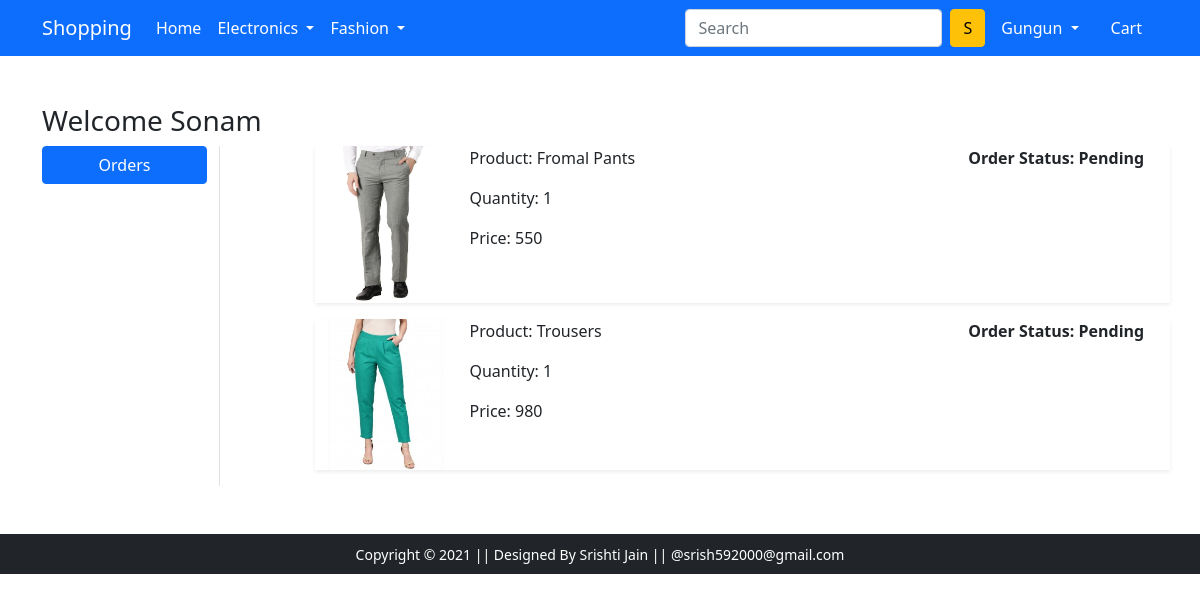
The page /orders/ (signed in) on the database its author committed.
### app/models.py (models this page shows, shortened)
class OrderedPlaced(models.Model):
    user = models.ForeignKey(User, on_delete=models.CASCADE)
    product = models.ForeignKey(Product, on_delete=models.CASCADE)
    customer = models.ForeignKey(Customer, on_delete=models.CASCADE)
    quantity = models.PositiveBigIntegerField(default=1)
    ordered_date = models.DateTimeField(auto_now_add=True)
    status = models.CharField(choices= STATUS_CHOICES, max_length=10,  default='Pending')
    @property
    def total_cost(self):
       return self.quantity * self.product.discount_price

class Product(models.Model):
    title = models.CharField(max_length=50)
    selling_price= models.IntegerField()
    discount_price= models.IntegerField()
    description = models.CharField(max_length=500)
    category = models.CharField(choices=CATEGORY_CHOICES , max_length=50)
    brand = models.CharField(max_length=100 , null=True)
    product_image = models.ImageField(null= True , blank= True , upload_to ='producting' )

### app/views.py (the view)
# urls.py: path('orders/', views.orders, name='orders'),
def orders(request):
	op = OrderedPlaced.objects.filter(user=request.user)
	return render(request, 'app/orders.html', {'order_placed':op})

### app/templates/app/orders.html (shortened to what this page needs)
{% extends 'app/base.html' %}
{% load static %}
{% block main-content %}
<div class="container my-5">
 <div class="row">
 <h3>Welcome Sonam</h3>
  <div class="col-sm-2 border-end">
   <ul class="list-unstyled">
    <li class="d-grid"><a href="{% url 'orders' %}" class="btn btn-primary">Orders</a></li>
   </ul>
  </div>
  <div class="col-sm-9 offset-sm-1">
  {% for op in order_placed %}
   <div class="row shadow-sm mb-3">
    <div class="col-sm-2">
     <img src="{{op.product.product_image.url}}" alt="" srcset="" class="img-fluid" height="150" width="150">
    </div>
    <div class="col-sm-7">
     <p>Product: {{op.product.title}}</p>
     <p>Quantity: {{op.quantity}}</p>
     <p>Price: {{op.total_cost}}</p>
    </div>
    <div class="col-sm-3 fw-bold">
     <p>Order Status: {{op.status}}</p>
    </div>
   </div>
   {% endfor %}
  </div>
 </div>
</div>
{% endblock main-content %}

### app/templates/app/base.html (shortened to what this page needs)
<!doctype html>
{% load static %}
<html lang="en">
  <head>
    <link href="https://cdn.jsdelivr.net/npm/bootstrap@5.0.0-beta1/dist/css/bootstrap.min.css" rel="stylesheet">
    <link rel="stylesheet" href="{% static 'app/css/owl.carousel.min.css' %}">
    <link rel="stylesheet" href="{% static 'app/css/all.min.css' %}">
    <link rel="stylesheet" href="{% static 'app/css/style.css' %}">
  </head>
  <body>
    <nav class="navbar navbar-expand-lg navbar-dark bg-primary">
     <div class="container">
       <a class="navbar-brand" href="/">Shopping</a>
       <div class="collapse navbar-collapse" id="navbarSupportedContent">
         <ul class="navbar-nav me-auto mb-2 mb-lg-0">
           <li class="nav-item">
             <a class="nav-link active" aria-current="page" href="/">Home</a>
           </li>
           <li class="nav-item dropdown">
             <a class="nav-link dropdown-toggle text-white" href="#" id="electronicsDropdown" role="button" data-bs-toggle="dropdown" aria-expanded="false">
               Electronics
             </a>
           </li>
           <li class="nav-item dropdown">
             <a class="nav-link dropdown-toggle text-white" href="#" id="fashionDropdown" role="button" data-bs-toggle="dropdown" aria-expanded="false">
               Fashion
             </a>
           </li>
         </ul>
         <form class="d-flex">
           <input class="form-control me-2" type="search" placeholder="Search" aria-label="Search">
           <button class="btn btn-warning" type="submit">S</button>
         </form>
         <div>
          <ul class="navbar-nav me-auto mb-2 mb-lg-0">
          {% if request.user.is_authenticated %}
           <li class="nav-item dropdown mx-2">
              <a class="nav-link dropdown-toggle text-white" href="#" id="profileDropdown" role="button" data-bs-toggle="dropdown" aria-expanded="false">
                {{request.user.username|capfirst}}
              </a>
            </li>
            <li class="nav-item mx-2">
              <a href="{% url 'showcart' %}" class="nav-link text-white"> Cart </a>
            </li>
            {% endif %}
          </ul>
         </div>
       </div>
     </div>
    </nav>
    {% block main-content %} {% endblock main-content %}
 <footer class="container-fluid bg-dark text-center p-2 mt-5">
  <small class="text-white">Copyright &copy; 2021 || Designed By Srishti Jain || @srish592000@gmail.com </small>
</footer>
  </body>
</html>

### rows shown on the page
OrderedPlaced: product.product_image (picture), product "Fromal Pants", quantity "1", total_cost "550", status "Pending"
OrderedPlaced: product.product_image (picture), product "Trousers", quantity "1", total_cost "980", status "Pending"

### other values the page prints
{{ request.user.username|capfirst }} "Gungun"
